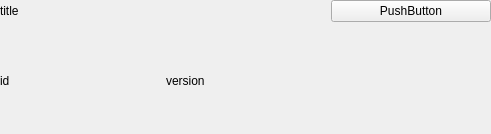
<?xml version="1.0" encoding="UTF-8"?>
<ui version="4.0">
 <class>ExpandTile</class>
 <widget class="QWidget" name="ExpandTile">
  <property name="geometry">
   <rect>
    <x>0</x>
    <y>0</y>
    <width>491</width>
    <height>134</height>
   </rect>
  </property>
  <layout class="QGridLayout" name="gridLayout">
   <property name="leftMargin">
    <number>0</number>
   </property>
   <property name="topMargin">
    <number>0</number>
   </property>
   <property name="rightMargin">
    <number>0</number>
   </property>
   <property name="bottomMargin">
    <number>0</number>
   </property>
   <item row="1" column="0">
    <widget class="QLabel" name="txtId">
     <property name="text">
      <string>id</string>
     </property>
    </widget>
   </item>
   <item row="1" column="1">
    <widget class="QLabel" name="txtVersion">
     <property name="text">
      <string>version</string>
     </property>
    </widget>
   </item>
   <item row="0" column="2">
    <widget class="QPushButton" name="pushButton">
     <property name="text">
      <string>PushButton</string>
     </property>
    </widget>
   </item>
   <item row="0" column="0" colspan="2">
    <widget class="QLabel" name="txtTitle">
     <property name="text">
      <string>title</string>
     </property>
    </widget>
   </item>
  </layout>
 </widget>
 <resources/>
 <connections/>
</ui>
